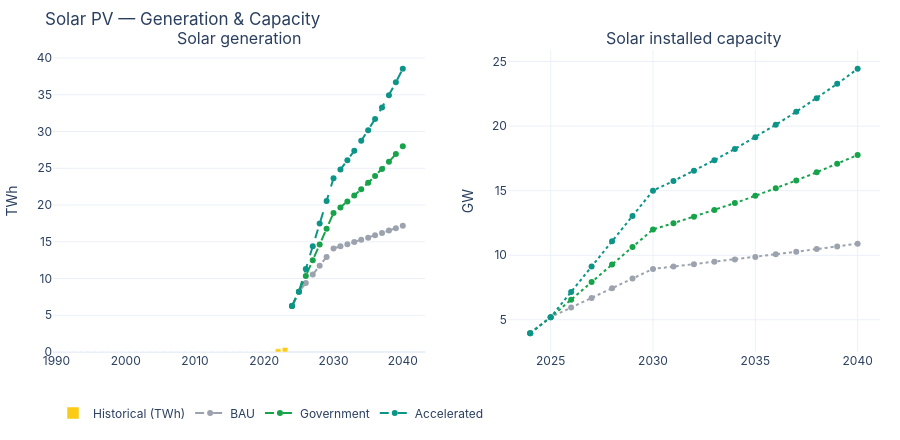

The notebook cell this image was saved under:
### Code cell
fig = make_subplots(rows=1, cols=2, subplot_titles=('Solar generation', 'Solar installed capacity'))
sh = df_c[['year','gen_solar_twh']].fillna(0)
fig.add_trace(go.Bar(x=sh['year'], y=sh['gen_solar_twh'], name='Historical (TWh)',
                      marker_color=COLORS['solar']), row=1, col=1)
for sc in ['BAU','Government','Accelerated']:
    sd = scenarios_fc[scenarios_fc['scenario']==sc]
    fig.add_trace(go.Scatter(x=sd['year'], y=sd['gen_solar_twh'], name=f'{sc}',
                              line=dict(color=COLORS[sc], dash='dash', width=2)), row=1, col=1)
# Capacity
for sc in ['BAU','Government','Accelerated']:
    sd = scenarios_fc[scenarios_fc['scenario']==sc]
    fig.add_trace(go.Scatter(x=sd['year'], y=sd['cap_solar_mw']/1000, name=f'{sc} cap',
                              line=dict(color=COLORS[sc], dash='dot', width=2), showlegend=False), row=1, col=2)
fig.update_yaxes(title_text='TWh', row=1, col=1)
fig.update_yaxes(title_text='GW', row=1, col=2)
fig.update_layout(title='Solar PV — Generation & Capacity', hovermode='x unified')
fig_solar = to_div(fig, 'solar-panel', 440)
fig.show()

### Figure 1 — Plotly figure (JSON) as saved in the notebook; plotly's stock layout.template omitted (floating-point values rounded to 4 significant figures)
{"data": [{"marker": {"color": "#facc15"}, "name": "Historical (TWh)", "type": "bar", "x": [1990, 1991, 1992, 1993, 1994, 1995, 1996, 1997, 1998, 1999, 2000, 2001, 2002, 2003, 2004, 2005, 2006, 2007, 2008, 2009, 2010, 2011, 2012, 2013, 2014, 2015, 2016, 2017, 2018, 2019, 2020, 2021, 2022, 2023], "xaxis": "x", "y": [0.0, 0.0, 0.0, 0.0, 0.0, 0.0, 0.0, 0.0, 0.0, 0.0, 0.0, 0.0, 0.0, 0.0, 0.0, 0.0, 0.0, 0.0, 0.0, 0.0, 0.0, 0.0, 0.0, 0.0, 0.0, 0.0, 0.0, 0.0, 0.0, 0.0, 0.0, 0.049, 0.435, 0.622], "yaxis": "y"}, {"line": {"color": "#9ca3af", "dash": "dash", "width": 2}, "name": "BAU", "type": "scatter", "x": [2024, 2025, 2026, 2027, 2028, 2029, 2030, 2031, 2032, 2033, 2034, 2035, 2036, 2037, 2038, 2039, 2040], "xaxis": "x", "y": [6.25, 8.2, 9.38, 10.56, 11.74, 12.92, 14.1, 14.38, 14.67, 14.96, 15.26, 15.56, 15.88, 16.19, 16.52, 16.85, 17.18], "yaxis": "y"}, {"line": {"color": "#16a34a", "dash": "dash", "width": 2}, "name": "Government", "type": "scatter", "x": [2024, 2025, 2026, 2027, 2028, 2029, 2030, 2031, 2032, 2033, 2034, 2035, 2036, 2037, 2038, 2039, 2040], "xaxis": "x", "y": [6.25, 8.2, 10.34, 12.49, 14.63, 16.78, 18.92, 19.68, 20.47, 21.28, 22.14, 23.02, 23.94, 24.9, 25.9, 26.93, 28.01], "yaxis": "y"}, {"line": {"color": "#0d9488", "dash": "dash", "width": 2}, "name": "Accelerated", "type": "scatter", "x": [2024, 2025, 2026, 2027, 2028, 2029, 2030, 2031, 2032, 2033, 2034, 2035, 2036, 2037, 2038, 2039, 2040], "xaxis": "x", "y": [6.25, 8.2, 11.29, 14.38, 17.47, 20.56, 23.65, 24.83, 26.08, 27.38, 28.75, 30.19, 31.7, 33.28, 34.94, 36.69, 38.53], "yaxis": "y"}, {"line": {"color": "#9ca3af", "dash": "dot", "width": 2}, "name": "BAU cap", "showlegend": false, "type": "scatter", "x": [2024, 2025, 2026, 2027, 2028, 2029, 2030, 2031, 2032, 2033, 2034, 2035, 2036, 2037, 2038, 2039, 2040], "xaxis": "x2", "y": [3.965, 5.2, 5.948, 6.696, 7.444, 8.192, 8.94, 9.119, 9.301, 9.487, 9.677, 9.87, 10.07, 10.27, 10.47, 10.68, 10.9], "yaxis": "y2"}, {"line": {"color": "#16a34a", "dash": "dot", "width": 2}, "name": "Government cap", "showlegend": false, "type": "scatter", "x": [2024, 2025, 2026, 2027, 2028, 2029, 2030, 2031, 2032, 2033, 2034, 2035, 2036, 2037, 2038, 2039, 2040], "xaxis": "x2", "y": [3.965, 5.2, 6.56, 7.92, 9.28, 10.64, 12.0, 12.48, 12.98, 13.5, 14.04, 14.6, 15.18, 15.79, 16.42, 17.08, 17.76], "yaxis": "y2"}, {"line": {"color": "#0d9488", "dash": "dot", "width": 2}, "name": "Accelerated cap", "showlegend": false, "type": "scatter", "x": [2024, 2025, 2026, 2027, 2028, 2029, 2030, 2031, 2032, 2033, 2034, 2035, 2036, 2037, 2038, 2039, 2040], "xaxis": "x2", "y": [3.965, 5.2, 7.16, 9.12, 11.08, 13.04, 15.0, 15.75, 16.54, 17.36, 18.23, 19.14, 20.1, 21.11, 22.16, 23.27, 24.43], "yaxis": "y2"}], "layout": {"annotations": [{"font": {"size": 16}, "showarrow": false, "text": "Solar generation", "x": 0.225, "xanchor": "center", "xref": "paper", "y": 1.0, "yanchor": "bottom", "yref": "paper"}, {"font": {"size": 16}, "showarrow": false, "text": "Solar installed capacity", "x": 0.775, "xanchor": "center", "xref": "paper", "y": 1.0, "yanchor": "bottom", "yref": "paper"}], "font": {"family": "-apple-system, system-ui, sans-serif", "size": 12}, "height": 440, "hovermode": "x unified", "legend": {"orientation": "h", "x": 0, "xanchor": "left", "y": -0.25, "yanchor": "bottom"}, "margin": {"b": 40, "l": 50, "r": 20, "t": 50}, "title": {"text": "Solar PV — Generation & Capacity"}, "xaxis": {"anchor": "y", "domain": [0.0, 0.45]}, "xaxis2": {"anchor": "y2", "domain": [0.55, 1.0]}, "yaxis": {"anchor": "x", "domain": [0.0, 1.0], "title": {"text": "TWh"}}, "yaxis2": {"anchor": "x2", "domain": [0.0, 1.0], "title": {"text": "GW"}}}}
